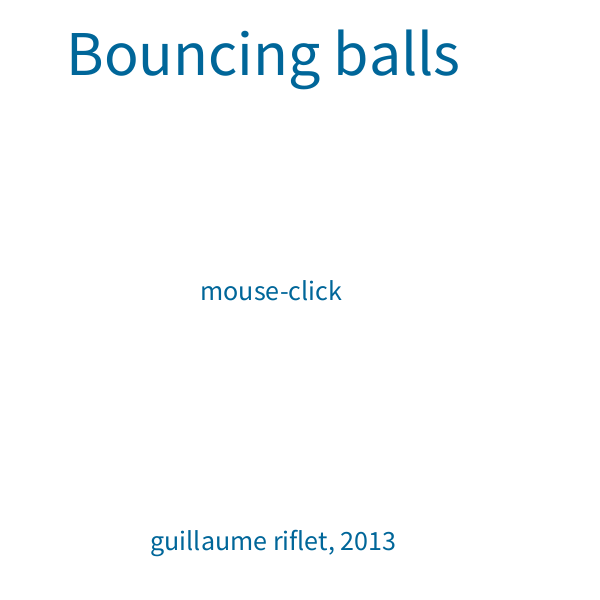
Frame 1 (no input)
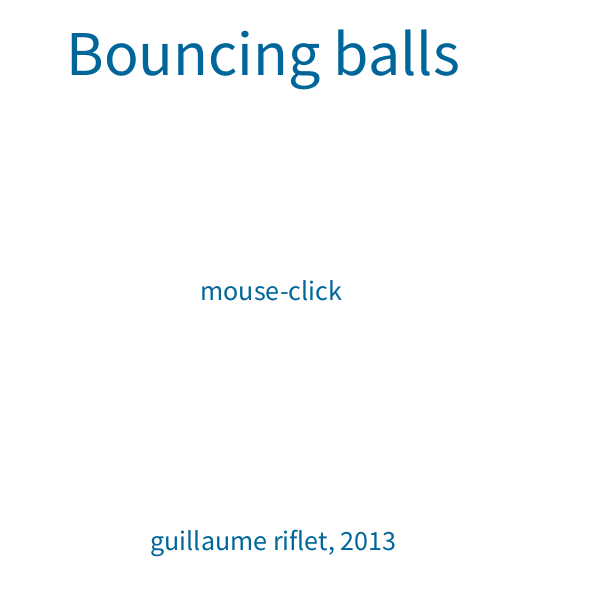
Frame 60 (the mouse pressed at the canvas centre just before this capture)
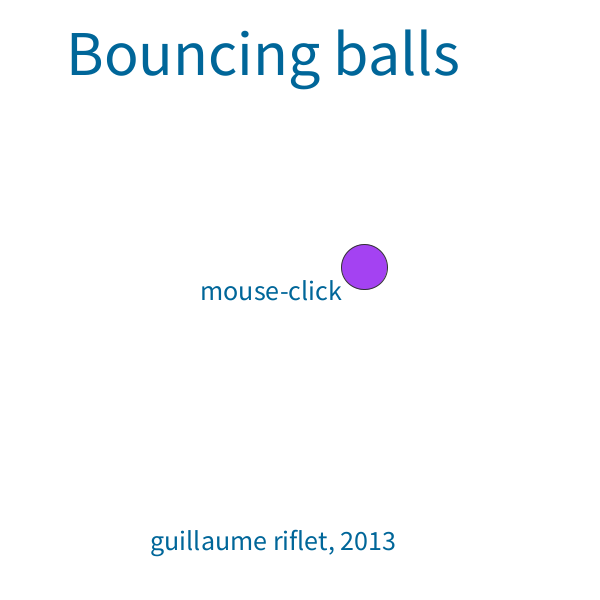
Frame 120 (the mouse held since frame 60 and released just before this capture)

The Processing sketch that drew these frames (run headless with seeded random() and noise(); from frame 60 on, the mouse is pressed at the canvas centre):

// Processing sketch: processing_92388
// ── processing_92388.pde

ArrayList balls;

void setup() {
  size(600, 600);
  balls = new ArrayList();
}

//Move balls around
void draw() {
  int i,j;
  int n = balls.size();
  Ball ball, bi, bj;
  background(255);
  makeTitle("Bouncing balls", "mouse-click", "guillaume riflet, 2013");
  //interact
  for (j=0; j<n; j++) {
    bj = (Ball) balls.get(j);
    //with another ball
    for (i=0; i<j; i++) {
      bi = (Ball) balls.get(i);
      if (twoBallsCollide(bi, bj)) {
        twoBallDisjoint(bi,bj);
        twoBallExchange(bi, bj);
      }
    }
    //with wall
    bj.rebound();
  }
  //move
  for (i=0; i < n; i++) {
    ball = (Ball) balls.get(i);
    ball.move();
  }
  //draw
  for (i=0; i < n; i++) {
    ball = (Ball) balls.get(i);
    ball.display();
  }
}

//On mouse press add ball if empty. Otherwise remove ball(s).
void mousePressed() {
  float[] mousePos = {mouseX, mouseY};
  boolean remove = false;
  for (int i=0; i < balls.size(); i++) {
    Ball ball = (Ball)balls.get(i);
    if (ball.isHere(mousePos)) {
      balls.remove(i);
      remove = true;
    }
  }
  if (!remove) {
    balls.add(genBall(mousePos));
    print("a" + random(-10*width, 10*width)%width + "\b");
  }
}

//Domain data
void makeTitle(String title, String instructions, String credits) {
  textSize(64);
  fill(0, 102, 153);
  text(title, width/9, height/8);
  //Instructions
  textSize(28);
  text(instructions, width/3, height/2);
  //Credits
  text(credits, width/4, height*11/12);
}

//Ball factory function
Ball genBall(float[] pos) {
  int r = int(random(255));
  int g = int(random(255));
  int b = int(random(255));
  float radius = random(5., 80.);
  float[] vel = { random(-1.5, 1.5), random(-1.5, 1.5)};
  return new Ball(color(r, g, b), radius, pos, vel);
}

//two-ball interaction functions
boolean twoBallsCollide(Ball one, Ball two){
  boolean collision = false;
  Geometry geo = new Geometry();
  /* ||P2 - P1|| < R1 + R2 */
  if ( geo.distance(one.getPos(), two.getPos()) <= one.getRadius() + two.getRadius() ){
    collision = true;
    print("Collision!\n" + height);
  }
  return collision;
}

void twoBallExchange(Ball one, Ball two){
 /*
  Let us consider two objects with respective 
  masses and velocities given by (m,M) and (v,V).
  Pre-collision velocities are annotated with a subscripted i
  and post-collisions are subscripted with f.
  Let us define the velocity variations post-collision:
  dV = Vf - Vi
  dv = vf - vi
  Applying momentum and kinetic energy conservation laws:
  M*Vi + m*vi = M*Vf + m*vf
  M*Vf^2 + m*vi^2 = M*Vf^2 + m*vf^2
  A little algebra yields:
  dv = 2/(m/M+1)*(Vi-vi)
  dV = 2/(M/m+1)*(vi-Vi)
  and the final velocities are:
  Vf = Vi + dV
  vf = vi + dv
  
  In a 2D domain, this exchange occurs along the axis defined by
  the two ball centres. The "_" symbol indicates a vector whereas
  its absence stands for a scalar.
  Vr =  V_.n_;       
  vr = v_.n_;
  Vt_ = V_ - Vr n_;  
  vt_ = v_ - vr n_;
  dV = 2/(M/m+1)(vr - Vr); 
  dv = 2/(m/M+1)(Vr - vr);  
  Vf_ = Vt_ + (Vr + dV)n_; 
  vf_ = vt_ + (vr + dv)n_.
 */
 
   //Get data from the two balls
   float m1 = one.getMass();
   float[] p1 = one.getPos();
   float[] v1 = one.getVel();

   float m2 = two.getMass();
   float[] v2 = two.getVel();
   float[] p2 = two.getPos();

   //Do some geometrical computations
   Geometry geo = new Geometry();
   //Compute "n", the unit vector that aligns both ball centres.
   float[] n = geo.normalVec(geo.vectorDiffCyclic(p1, p2));

   //Split velocity vector between radial and tangencial
   //components relative to the unit vector "n".
   float vr1 = geo.vectorDotProd(v1, n);
   float[] vt1 = geo.vectorDiff(geo.vectorMul(n, vr1),v1);

   float vr2 = geo.vectorDotProd(v2, n);
   float[] vt2 = geo.vectorDiff(geo.vectorMul(n, vr2),v2);

   //Compute the ball velocity correction along radial component
   // i.e. along "n".
   float dv1 = 2/(m1/m2+1)*(vr2-vr1);
   float dv2 = 2/(m2/m1+1)*(vr1-vr2);

   //Update the ball velocity by adding 
   //tangencial and corrected normal vector velocities.   
   one.setVel(geo.vectorAdd(vt1,geo.vectorMul(n, vr1+dv1)));
   two.setVel(geo.vectorAdd(vt2,geo.vectorMul(n, vr2+dv2)));
}

void twoBallDisjoint(Ball one, Ball two) {
/*
  Correct ball positions to avoid overlapped balls
*/
    Geometry geo = new Geometry();
    float[] p1 = one.getPos();
    float[] p2 = two.getPos();
    float r1 = one.getRadius();
    float r2 = two.getRadius();
    float[] normal = geo.normalVec(geo.vectorDiffCyclic(p1, p2));
    two.setPos(geo.vectorAddCyclic(p1, geo.vectorMul(normal, r1+r2)));
}
class Ball {
  //This class manages the ball kinematics and some of its dynamics.
  
  //properties
  private color paint;
  private float mass;
  private float radius;
  private float[] pos = new float[2];
  private float[] vel = new float[2];
  private float[] domain = new float[2];
  
  //constructor
  Ball(color inC, float inR, float[] inP, float[] inV){
    paint = inC;
    radius = inR;
    mass = pow(radius,2); //mass proportional to the volume of the ball.
    pos[0] = inP[0]; pos[1] = inP[1];
    vel[0] = inV[0]; vel[1] = inV[1];
    domain[0] = float(width); domain[1] = float(height);
  }

  //Sets and Gets
  color getPaint(){ return paint; }
  void setPaint(color c) { this.paint = c; }
  float getMass(){ return mass; }
  void setMass(float m) { this.mass = m; }
  float getRadius() { return radius; }
  void setRadius(float r) { this.radius = r; }
  float[] getPos() { return pos; }
  void setPos(float[] p) { this.pos[0] = p[0]; this.pos[1] = p[1]; }  
  float[] getVel() { return vel; }
  void setVel(float[] v) { this.vel[0] = v[0]; this.vel[1] = v[1]; }
  
  //methods
  void display(){
    stroke(50);
    fill(paint);
    ellipse(pos[0],pos[1],radius*2,radius*2);
  }
  //move the ball around
  void move(){
    Geometry geo = new Geometry();
    pos = geo.vectorAddCyclic(pos, vel);
  }
  void accel(float[] dvel){
    vel[0] = vel[0] + dvel[0];
    vel[1] = vel[1] + dvel[1];    
  }
  //Is the ball located at these coordinates? 
  boolean isHere(float[] p) {
    boolean isHere = false;
    Geometry geo = new Geometry();
    if (geo.distanceCyclic(p, pos) <= radius){
      isHere = true;
    }
    return isHere;
  }
  //Create a copy of the ball
  Ball copyMe(){
     return new Ball(paint, radius, pos, vel);
  }
  void rebound(){
    if (pos[0] + radius >= domain[0]){ 
      vel[0] = -abs(vel[0]);
      pos[0] = domain[0] - radius;
    }
    if (pos[0]-radius <= 0){
      vel[0] = abs(vel[0]);
      pos[0] = radius;
    }
    if (pos[1] + radius >= domain[1]){
      vel[1] = -abs(vel[1]);
      pos[1] = domain[1] - radius;
    }
    if (pos[1]-radius <= 0){
      vel[1] = abs(vel[1]);
      pos[1] = radius;
    }
  }
}
class Geometry{
  /*
  This class is created to deal with cyclic domains
  */
  
  //Properties
  float[] domain;
  
  //Constructor: void
  Geometry(){
    float[] dom = {width, height};
    domain = dom;
  }
  
  //Methods
  float distanceCyclic(float[] p1, float[] p2) {
  /* Computes the euclidian norm of vector p2-p1
  in a cyclic domain*/
    return normVec(vectorDiffCyclic(p1, p2));
  }
  
  float distance(float[] p1, float[] p2) {
    return normVec(vectorDiff(p1,p2));
  }
  
  float[] vectorDiffCyclic(float[] p1, float[] p2){
  /* Returns the vector p2 - p1  in a cyclic domain.*/
    float[] n1 = translateFrame(p1);
    float[] n2 = translateFrame(p2);
    float[] diff = {
      minDist(p2[0]-p1[0], n2[0]-n1[0]),
      minDist(p2[1]-p1[1], n2[1]-n1[1])
    };
    return diff;
  }
  
  float[] vectorDiff(float[] p1, float[] p2){
    float[] diff = { p2[0]-p1[0], p2[1]-p1[1]};
    return diff;  
  }
  
  float[] vectorAddCyclic(float[] p1, float[] p2){
  /* Returns the vector p1 + p2 in cyclic domain*/
    float[] sum = vectorAdd(p1, p2);
    sum[0] = (sum[0]+domain[0])%domain[0];
    sum[1] = (sum[1]+domain[1])%domain[1]; 
    return sum;
  }
  
  float[] vectorAdd(float[] p1, float[] p2){
    float[] sum = {p1[0]+p2[0], p1[1]+p2[1]};
    return sum;    
  }
  
  float[] vectorMul(float[] p, float a){
  /* multiplies vector p by scalar a*/
    float[] mul = {a*p[0], a*p[1]};
    return mul;
  }
  
  float[] vectorMulCyclic(float[] p, float a){
    float[] mul = vectorMul(p, a);
    mul[0] = mul[0]%domain[0];
    mul[1] = mul[1]%domain[1];
    return mul;
  }
  
  float vectorDotProd(float[] p1, float[] p2){
    return p1[0]*p2[0] + p1[1]*p2[1];
  }
  
  float minDist(float p, float n){
  /* returns the minimum of the absolute values of input*/
    float minDist;
    if (abs(p)<abs(n)){
      minDist = p;
    } else {
      minDist = n;
    }
    return minDist;
  }
  
  float[] translateFrame(float[] original){
  /* Does a half-domain-width translation */
    float[] translation = {
      (original[0]+domain[0]/2)%domain[0], 
      (original[1]+domain[1]/2)%domain[1]
    };
    return translation;
  }
  
  float[] normalVec(float[] v){
    /* normalize a vector*/
    float dist = normVec(v);
    float[] normal = {v[0]/dist, v[1]/dist};
    return normal;
  }
  
  float normVec(float[] v){
    /* computes the euclidean norm of a vector */
    return sqrt(vectorDotProd(v,v));
  }

}
